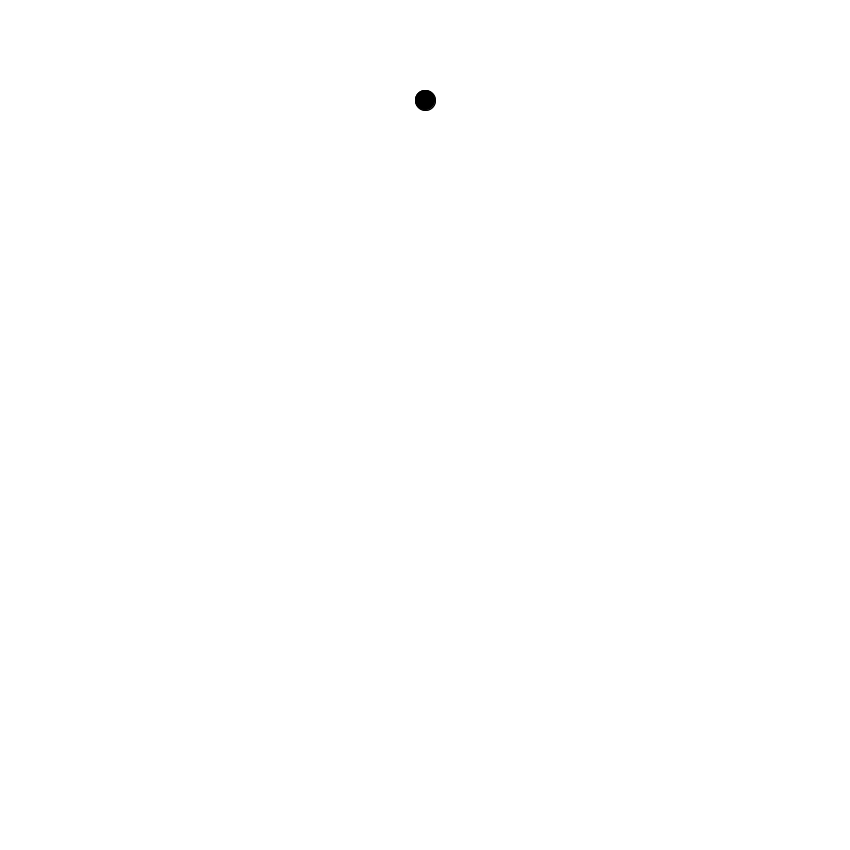
Frame 1 (no input)
Frame 60 (the mouse pressed at the canvas centre just before this capture): blank canvas, image omitted
Frame 120 (the mouse held since frame 60 and released just before this capture): blank canvas, image omitted

The Processing sketch that drew this single still picture (run headless with seeded random() and noise(); from frame 60 on, the mouse is pressed at the canvas centre):

// Processing sketch: DOUBLE_PENDULUM
// ── DOUBLE_PENDULUM.pde
//========================= CONSTANT =========================//
float g = 9.81;

//========================= VARIABLES =========================//
float m1 = 10.f;
float m2 = 10.f;

float x1 = 0.f;
float y1 = 0.f;
float x2 = 0.f;
float y2 = 0.f;

float r1 = 200.f;
float r2 = 200.f;

float a1 = PI / 4;
float a2 = 0.f;

float a1_v = 0.f;
float a2_v = 0.f;

float a1_a = 0.f;
float a2_a = 0.f;

//========================= CALCULUS VARIABLES =========================//
float denominator = 0.f;
float numerator = 0.f;

float elmt_0 = 0.f;
float elmt_1 = 0.f;
float elmt_2 = 0.f;

float elmt_3 = 0.f;
float elmt_4 = 0.f;
float elmt_5 = 0.f;

float A = 0.F;
float B = 0.F;
float C = 0.F;
float D = 0.F;
float E = 0.F;

//========================= MAIN =========================//
void setup(){
  size(850 , 850);
}

void draw(){
  
  background(255);
  stroke(0);
  fill(0);
  
  translate(width/2 , 100);
  
  line(0 , 0 , x1 , y1); 
  
  circle(x1 , y1 , 2 * m1);
  circle(x2 , y2 , 2 * m2);
  
  strokeWeight(1);
  line(x1 , y1 , x2 , y2);
  
  elmt_0 = sin(a1);
  elmt_1 = sin(a2);
  elmt_2 = sin(a2 - a1);
  
  elmt_3 = cos(a1);
  elmt_4 = cos(a2);
  elmt_5 = cos(a2 - a1);
  
  A = r2 * ( m1 + r2 * m2 * cos(2 * a1) - elmt_5 * elmt_5 );
  B = ( m1 + m2 ) * elmt_0 * g;
  C = r2 * m2 * ( a2_v * a2_v * elmt_2 - r1 * a1_v * a1_v * sin(2 * a1) );
  D = a1_v * a1_v * elmt_2;
  E = m1 + r2 * m2 * cos(2 * a1);
  
  a2_a = (1 / A) * (elmt_5 * (B + C + D) + elmt_1 * g * E);
  a2_v += a2_a;
  a2 += a2_v;
  
  A = r1 * ( m1 + r2 * m2 * cos(2 * a1) + m2 * elmt_5 * elmt_5 );
  B = (m1 + m2) * elmt_0 * g;
  C = elmt_5 * ( elmt_0 * g - r1 * a1_v * a1_v * elmt_2 ); 
  D = r2 * a2_v * a2_v * elmt_2;
  E = r1 * r2 * a1_v * a1_v * sin(2 * a1);
  
  a1_a = (1 / A) * (B + m2 * ( C + D - E ));
  a1_v += a1_a;
  a1 += a1_v;
  
  x1 = r1 * sin(a1);
  y1 = 1 - (r1 * cos(a1));
  
  x2 = x1 + r2 * sin(a2);
  y2 = y1 + r2 * cos(a2);
  

}
